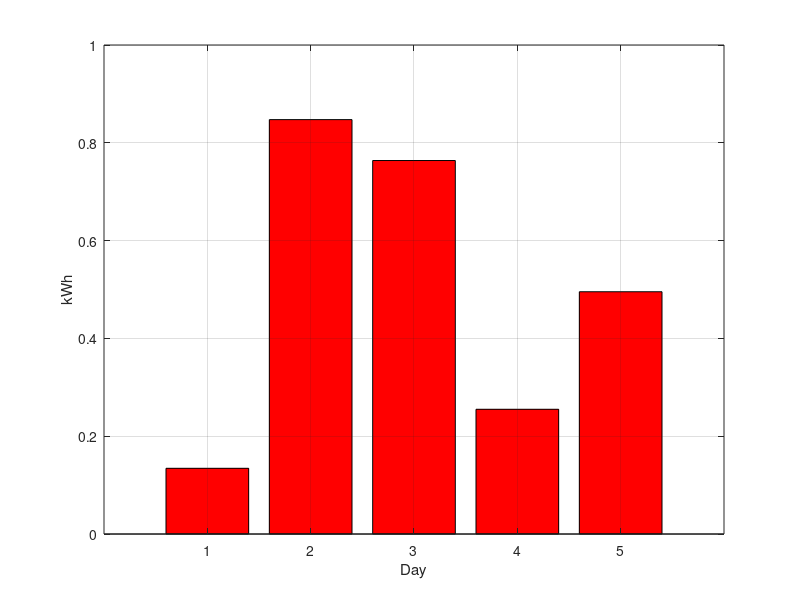
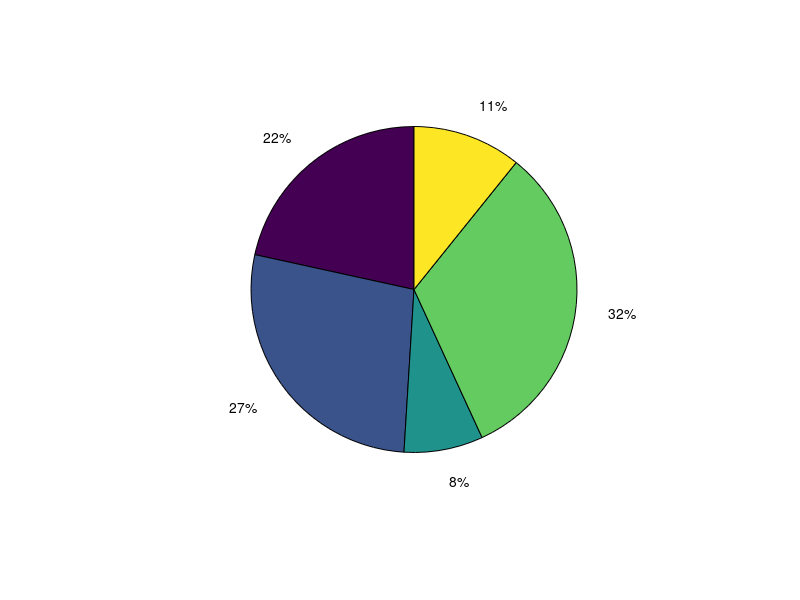
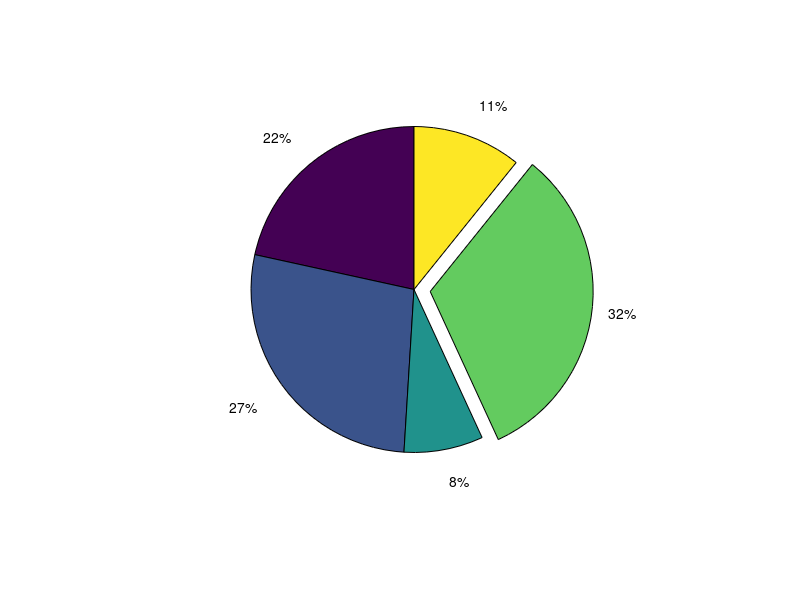

Source code (MATLAB) for these figures, in order:
clear 
clc 

rng(1)
kwh =  rand(1, 5);
figure(1)
bar(kwh, 'r')          
xlabel('Day'); ylabel('kWh'); grid on

p = [22 28 8 33 11];
figure(2)
pie(p)

[~, idxMax] = max(p);          
explode = zeros(1, numel(p));
explode(idxMax) = 1;              
figure(3)
pie(p, explode)
